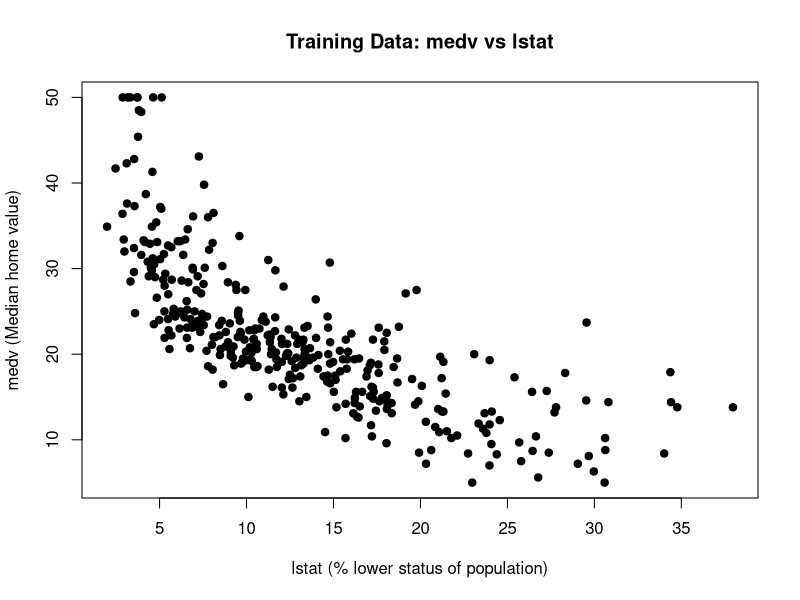
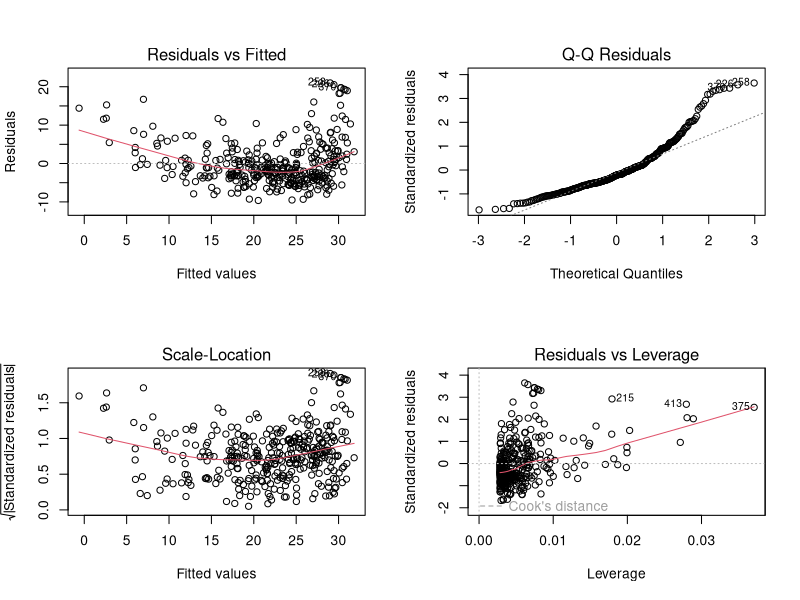

Write R code to recreate these figures, in order. (Note: this script raises an error after producing the figures.)
# Load MASS and the Boston housing dataset
library(MASS)
data("Boston", package = "MASS")

# Quick check
str(Boston)
head(Boston)

# Subset with only the requested variables
working_dataset <- Boston[, c("medv", "rm", "crim", "lstat")]

# Quick check
str(working_dataset)
head(working_dataset)

seed_used <- 4230
set.seed(seed_used)

n <- nrow(working_dataset)
train_idx <- sample(seq_len(n), size = floor(0.70 * n), replace = FALSE)

train_data <- working_dataset[train_idx, ]
test_data  <- working_dataset[-train_idx, ]

test_mse <- function(model, test_df) {
  y_true <- test_df$medv
  y_hat  <- predict(model, newdata = test_df)
  mean((y_true - y_hat)^2)
}

train_r2 <- function(model) {
  summary(model)$r.squared
}

#-------------------------------------------------------------------------------

#Scatterplot of medv vs lsat
plot(
  train_data$lstat,
  train_data$medv,
  xlab = "lstat (% lower status of population)",
  ylab = "medv (Median home value)",
  main = "Training Data: medv vs lstat",
  pch = 19
)

# Scatterplot description (training data: medv vs lstat)
# There is a strong negative relationship between lstat and medv:
# as the percentage of lower-status population increases, median
# home value clearly decreases.
#
# The relationship is not linear. The decline in medv is steep at
# low to moderate lstat values and then flattens out at higher lstat
# values, indicating noticeable curvature (concave downward).
#
# The variance of medv is not constant across lstat. There is a
# fan-shaped pattern where variability is much larger for small
# lstat values and shrinks as lstat increases, suggesting
# heteroskedasticity.
#
# There also appears to be a ceiling effect near medv = 50 for
# small lstat values, which may influence model fit and residuals.
#
# Conclusion:
# The scatterplot suggests that a simple linear regression model
# medv ~ lstat may be inadequate due to nonlinearity,
# non-constant variance, and a ceiling effect. A transformation
# or nonlinear model may be more appropriate.

#-------------------------------------------------------------------------------

# Fit simple linear regression model
model3_slr <- lm(medv ~ lstat, data = train_data)

# View model summary
summary(model3_slr)
coef(model3_slr)

# Fitted equation:
# medv_hat = beta0 + beta1 * lstat

train_r2(model3_slr)
summary(model3_slr)$r.squared

# Model 3 (untransformed SLR):
# The fitted model using the training data is
#   medv_hat = 33.6216889   + 0.95 * lstat
#
# The training R-squared for this model is 0.5590131.
#-------------------------------------------------------------------------------
# Before Transformation

# Diagnostic plots for Model 3: medv ~ lstat
par(mfrow = c(2, 2))
plot(model3_slr)
par(mfrow = c(1, 1))

# 1. Linearity:
#    The Residuals vs Fitted plot shows a clear curved pattern rather
#    than random scatter around zero, indicating violation of the
#    linearity assumption.
#
# 2. Homoscedasticity:
#    The Residuals vs Fitted and Scale–Location plots show a funnel
#    shape, with larger residual variance at low fitted values and
#    smaller variance at higher fitted values. This indicates
#    heteroscedasticity (non-constant variance).
#
# 3. Normality of errors:
#    The Normal Q–Q plot shows noticeable deviations from the straight
#    line, particularly in the upper tail, indicating that the
#    residuals are not normally distributed.
#
# Conclusion:
# Multiple linear regression assumptions are violated, including
# linearity, constant variance, and normality of errors. This
# supports the need for a transformation or nonlinear model.
#-------------------------------------------------------------------------------

# AFTER: Transformed model (medv ~ log(lstat))
par(mfrow = c(2, 2))
plot(model3_logx)
mtext("AFTER: medv ~ log(lstat)", side = 3, line = -2, outer = TRUE)

par(mfrow = c(1, 1))

# AFTER (medv ~ log(lstat)):
# - Residuals vs Fitted plot shows much less curvature and more
#   random scatter around zero, indicating improved linearity.
# - The funnel shape is substantially reduced, indicating more
#   constant variance.
# - Q–Q plot shows residuals closer to the straight line,
#   indicating improved normality.
#
# Conclusion:
# The log transformation of lstat noticeably improves all major
# diagnostic issues present in the untransformed model.
#-------------------------------------------------------------------------------

# Refit transformed model
model3_logx <- lm(medv ~ log(lstat), data = train_data)
summary(model3_logx)

# The fitted model using the training data is
#   medv_hat = 50.70 - 11.99 * log(lstat)
#
# Since the predictor was transformed (and not the response),
# the fitted equation is reported on the original medv scale.
#-------------------------------------------------------------------------------

#Re-check assumptions. Show the same diagnostics again and explain what improved.

# 1. Linearity:
#    The Residuals vs Fitted plot shows substantially less curvature
#    compared to the untransformed model. Residuals are more randomly
#    scattered around zero, indicating improved linearity.
#
# 2. Homoscedasticity:
#    The funnel-shaped pattern observed previously is noticeably
#    reduced. Residual spread is more uniform across fitted values,
#    indicating improved (though not perfect) constant variance.
#
# 3. Normality of errors:
#    The Normal Q–Q plot shows residuals closer to the reference line,
#    particularly in the tails, indicating improved normality of the
#    error distribution.
#
# Conclusion:
# The log transformation of lstat improves all major regression
# diagnostics, addressing the nonlinearity and heteroscedasticity
# seen in the original model and yielding residuals closer to normal.
#-------------------------------------------------------------------------------

anova(model3_logx)
summary(model3_logx)
# ANOVA F-test interpretation:
# The ANOVA F-test tests the null hypothesis
#   H0: beta1 = 0
# versus
#   H1: beta1 ≠ 0.
#
# For the transformed model medv ~ log(lstat), the F-test produces
# a very large F-statistic with a p-value essentially equal to 0.
# This provides overwhelming evidence against H0.
#
# Conclusion:
# There is a statistically significant linear relationship between
# log(lstat) and medv in the transformed model.
#-------------------------------------------------------------------------------

# Training-set median of lstat
x0 <- median(train_data$lstat)
x0

# Create new data frame for prediction
new_x <- data.frame(lstat = x0)

# Point prediction and 95% prediction interval
predict(
  model3_logx,
  newdata = new_x,
  interval = "prediction",
  level = 0.95
)
# Prediction for transformed Model 3:
#
# x0 was chosen as the training-set median of lstat (x0 = 11.675).
#
# The point prediction of medv at x0 is 21.23.
#
# A 95% prediction interval for medv at this value of lstat is
# (11.46, 30.99).
#
# Interpretation:
# We are 95% confident that the median home value for a neighborhood
# with lstat equal to the training-set median lies between about
# $11,460 and $30,990.
#-------------------------------------------------------------------------------
# Test MSE for transformed Model 3
mse_test_model3_logx <- test_mse(model3_logx, test_data)
mse_test_model3_logx
#-------------------------------------------------------------------------------
# Scatterplot for Model 1 (training data only)
plot(
  train_data$rm,
  train_data$medv,
  xlab = "rm (average number of rooms)",
  ylab = "medv (median home value)",
  main = "Training Data: medv vs rm",
  pch = 19,
)
# Scatterplot description (training data: medv vs rm):
#
# Direction:
# There is a positive relationship between rm and medv. As the
# average number of rooms increases, median home value tends to
# increase.
#
# Strength:
# The relationship appears moderately strong to strong, with a
# clear upward trend and relatively limited scatter around the
# general pattern.
#
# Curvature:
# The relationship is approximately linear, though there may be
# slight curvature at higher values of rm where medv appears to
# level off near its upper bound.
#
# Outliers:
# A few observations with very high rm values and unusually high
# medv values are visible and may be considered potential outliers
# or high-leverage points.
#-------------------------------------------------------------------------------
# Fit simple linear regression model
model1_slr <- lm(medv ~ rm, data = train_data)

summary(model1_slr)
coef(model1_slr)
# Interpretation of the slope:
# The estimated slope is 8.459, meaning that for each additional
# average room (increase of 1 in rm), the predicted median home value
# increases by about 8.459, where medv is measured in thousands of
# dollars.
#
# In context:
# An increase of one average room is associated with an increase of
# approximately $8,459 in median home value, on average.
#-------------------------------------------------------------------------------
# Diagnostic plots for Model 1: medv ~ rm
par(mfrow = c(1, 2))

# Residuals vs Fitted
plot(
  model1_slr$fitted.values,
  resid(model1_slr),
  xlab = "Fitted values",
  ylab = "Residuals",
  main = "Residuals vs Fitted",
  pch = 19,
)
abline(h = 0, lty = 2)

# Normal Q–Q plot
qqnorm(resid(model1_slr), pch = 19)
qqline(resid(model1_slr))

par(mfrow = c(1, 1))

# Assumptions check for Model 1:
#
# Linearity and constant variance:
# The residuals vs fitted values plot shows residuals scattered
# randomly around zero with no strong curvature or funnel shape.
# This suggests that the linearity and homoscedasticity assumptions
# are reasonably satisfied.
#
# Normality of errors:
# The normal Q–Q plot shows points that fall close to the reference
# line, with only minor deviations in the tails. This suggests that
# the residuals are approximately normally distributed.
#-------------------------------------------------------------------------------
anova(model1_slr)
# The ANOVA F-test tests the null hypothesis
#   H0: beta1 = 0
# versus
#   H1: beta1 ≠ 0.
#
# In this context, it tests whether the predictor rm provides
# any linear explanatory power for medv compared to a model with
# no predictors.
# The F-test produces a very large F-statistic with a p-value that
# is far smaller than 0.05.
#
# Therefore, we reject H0 at the 0.05 significance level and conclude
# that the overall regression is statistically significant.
# In simple linear regression, the ANOVA F-test is equivalent to the
# slope t-test and leads to the same conclusion.
#-------------------------------------------------------------------------------
summary(model1_slr)
# Slope test interpretation:
# The t-test for the slope tests whether the coefficient of rm is
# equal to zero.
#
# The estimated slope is 8.459 and the associated p-value is far
# below 0.05.
#
# Conclusion:
# We reject H0 at the 0.05 significance level and conclude that rm is
# a statistically significant predictor of medv. Neighborhoods with
# more average rooms tend to have higher median home values.
#-------------------------------------------------------------------------------
# Training-set median of rm
x1 <- median(train_data$rm)
x1
# New data point
new_x <- data.frame(rm = x1)

# Point prediction and 95% prediction interval
predict(
  model1_slr,
  newdata = new_x,
  interval = "prediction",
  level = 0.95
)
# Prediction for Model 1:
#
# x1 (training-set median of rm) = x1_value
#
# The point prediction of medv at x1 is yhat_value.
#
# A 95% prediction interval for medv at this value of rm is
# (lower_value, upper_value).
#
# Interpretation:
# We are 95% confident that the median home value for a neighborhood
# with an average number of rooms equal to x1 lies between
# lower_value and upper_value (in thousands of dollars).
#-------------------------------------------------------------------------------
summary(model1_slr)$r.squared
# R-squared for Model 1:
# The R-squared value for the model medv ~ rm is 0.4905282.
#
# Interpretation:
# Approximately 0.4905282 × 100% of the variability in median home
# value (medv) in the training data is explained by the average
# number of rooms (rm).
#-------------------------------------------------------------------------------
# Test MSE for Model 1 (medv ~ rm)
mse_test_model1 <- test_mse(model1_slr, test_data)
mse_test_model1
# Test-set evaluation for Model 1:
# The test mean squared error (MSE_test) for the model medv ~ rm is
# 56.84917.
#
# This value will be used in the final model comparison.

# Adrian's code

############################################
## Model 2: SLR (medv ~ crim)
## Revised + cleaned workflow
############################################

# Load MASS and Boston
library(MASS)
data("Boston", package = "MASS")

# Subset to variables of interest
working_dataset <- Boston[, c("medv", "rm", "crim", "lstat")]

# Step 0: Train/Test split (70/30) + seed
seed_used <- 4230
set.seed(seed_used)

n <- nrow(working_dataset)
train_idx <- sample(seq_len(n), size = floor(0.70 * n), replace = FALSE)

train_data <- working_dataset[train_idx, ]
test_data  <- working_dataset[-train_idx, ]

# Helper metrics
test_mse <- function(model, test_df) {
  y_true <- test_df$medv
  y_hat  <- predict(model, newdata = test_df)
  mean((y_true - y_hat)^2)
}

train_r2 <- function(model) {
  summary(model)$r.squared
}


############################
## 2.1 Scatterplot (TRAIN)
############################
plot(train_data$crim, train_data$medv,
     xlab = "crim", ylab = "medv",
     main = "Train: Scatterplot of medv vs crim",
     pch = 19)


############################
## 2.2 Naive SLR on TRAIN
############################
m2_naive <- lm(medv ~ crim, data = train_data)

# beta0_hat, beta1_hat, R^2
coef(m2_naive)
summary(m2_naive)$r.squared

# Fitted line form (do NOT include "+ error" here)
# yhat = beta0_hat + beta1_hat * crim


#################################################
## 2.3 Diagnose outliers (TRAIN) - no removal yet
#################################################

# (1) Boxplot of crim
boxplot(train_data$crim, main = "crim (train)", ylab = "crim")

# (2) Studentized residuals from naive model
rstud <- rstudent(m2_naive)

# Biggest studentized residuals (by absolute value)
head(sort(abs(rstud), decreasing = TRUE), 10)

# Flag unusually large studentized residuals (rule of thumb: |r*| > 2)
which(abs(rstud) > 2)


########################################################
## 2.4 Fix: 1.5×IQR rule on crim (TRAIN only, one pass)
########################################################
Q1   <- as.numeric(quantile(train_data$crim, 0.25))
Q3   <- as.numeric(quantile(train_data$crim, 0.75))
IQRc <- Q3 - Q1

lower <- Q1 - 1.5 * IQRc
upper <- Q3 + 1.5 * IQRc

flag_idx <- which(train_data$crim < lower | train_data$crim > upper)

# Report rule details + how many removed
length(flag_idx)
c(Q1 = Q1, Q3 = Q3, IQR = IQRc, lower = lower, upper = upper, removed = length(flag_idx))

# Cleaned training set (test set unchanged)
train_data_clean <- train_data[-flag_idx, ]

# Sanity check: no remaining crim violates the SAME bounds
any(train_data_clean$crim < lower | train_data_clean$crim > upper)

# Boxplot of log(1 + crim): visualization only (does NOT change data/model)
boxplot(log1p(train_data$crim),
        main = "log(1 + crim) (train) [visual only]",
        ylab = "log(1 + crim)")
# This plot is ONLY to show how skewed crim is on a log scale. It does NOT change the data or the model.


########################################
## 2.5 Refit after fixing + comparison
########################################
m2_clean <- lm(medv ~ crim, data = train_data_clean)

# Compare beta0, beta1, and R^2 (train)
cbind(
  naive = c(beta0 = coef(m2_naive)[1], beta1 = coef(m2_naive)[2], R2 = summary(m2_naive)$r.squared),
  clean = c(beta0 = coef(m2_clean)[1], beta1 = coef(m2_clean)[2], R2 = summary(m2_clean)$r.squared)
)

# Optional: test-set comparison (useful for final comparison table)
test_mse(m2_naive, test_data)
test_mse(m2_clean, test_data)


# Studentized residual outliers after IQR fix (response outliers can still exist)
rstud_clean <- rstudent(m2_clean)
which(abs(rstud_clean) > 2)

########################################
## 2.6 Assumptions check (use cleaned model)
########################################
par(mfrow = c(2, 2))
plot(m2_clean)
par(mfrow = c(1, 1))

########################################
## 2.7 ANOVA + slope t-test (CLEANED model: m2_clean)
########################################

# (1) ANOVA F-test (tests H0: beta1 = 0)
anova(m2_clean)

# (2) Slope t-test output (estimate, SE, t, p for crim)
summary(m2_clean)$coefficients

# If you want just the slope row:
summary(m2_clean)$coefficients["crim", ]

########################################
## 2.8 Prediction for x0 = 75th percentile of crim (CLEANED training set)
########################################

# Choose x0
x0 <- as.numeric(quantile(train_data_clean$crim, 0.75))
x0

# Point prediction + 95% prediction interval for a NEW observation at x0
pred_2_8 <- predict(m2_clean,
                    newdata = data.frame(crim = x0),
                    interval = "prediction",
                    level = 0.95)
pred_2_8

## Test-set evaluation: MSE_test for cleaned Model 2 (use original test set)
mse_test_m2_clean <- test_mse(m2_clean, test_data)
mse_test_m2_clean

r2_m1 <- train_r2(model1_slr)

# Important: Model 2 was fit on train_data_clean, so compute R2 from that fit
r2_m2 <- summary(m2_clean)$r.squared

r2_m3 <- train_r2(model3_logx)

# --- Test MSE values (use original held-out test set for all) ---
mse_m1 <- test_mse(model1_slr, test_data)
mse_m2 <- test_mse(m2_clean, test_data)
mse_m3 <- test_mse(model3_logx, test_data)

notes_m1 <- "Clean SLR; assumptions mostly OK"
notes_m2 <- "Outliers in crim; removed 1.5×IQR outliers on TRAIN only; refit"
notes_m3 <- "Nonlinearity/heterosced; used log(lstat) to improve diagnostics"

final_comparison <- data.frame(
  Model = c("1", "2", "3"),
  Predictor = c("rm", "crim", "lstat (log-transformed)"),
  Train_R2 = c(r2_m1, r2_m2, r2_m3),
  Test_MSE = c(mse_m1, mse_m2, mse_m3),
  Notes = c(notes_m1, notes_m2, notes_m3)
)
final_comparison$Train_R2 <- round(final_comparison$Train_R2, 3)
final_comparison$Test_MSE <- round(final_comparison$Test_MSE, 2)

final_comparison
final_comparison[order(final_comparison$Test_MSE), ]

summary(model3_logx)$r.squared

coef(model3_logx)
